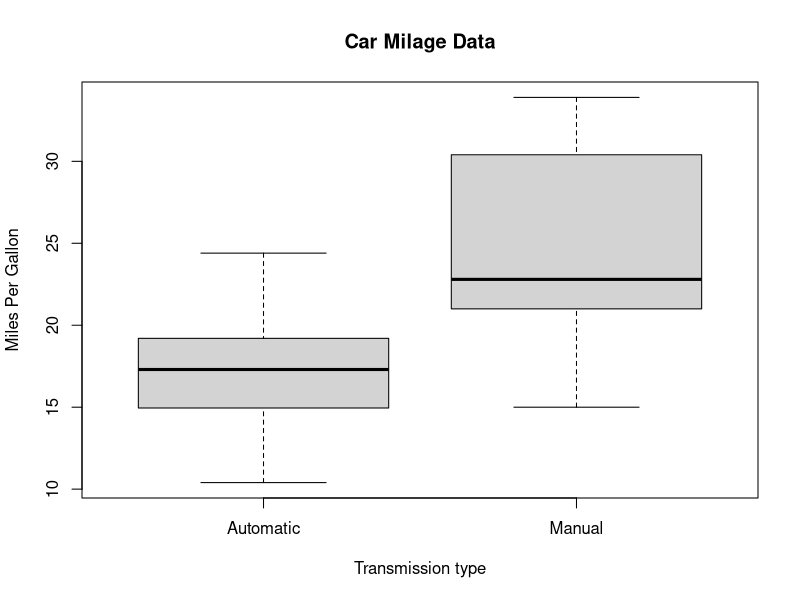
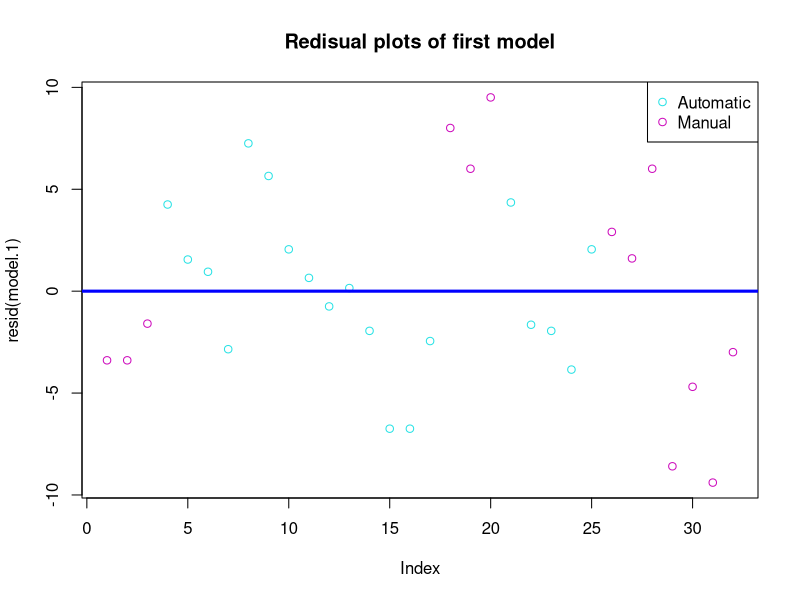
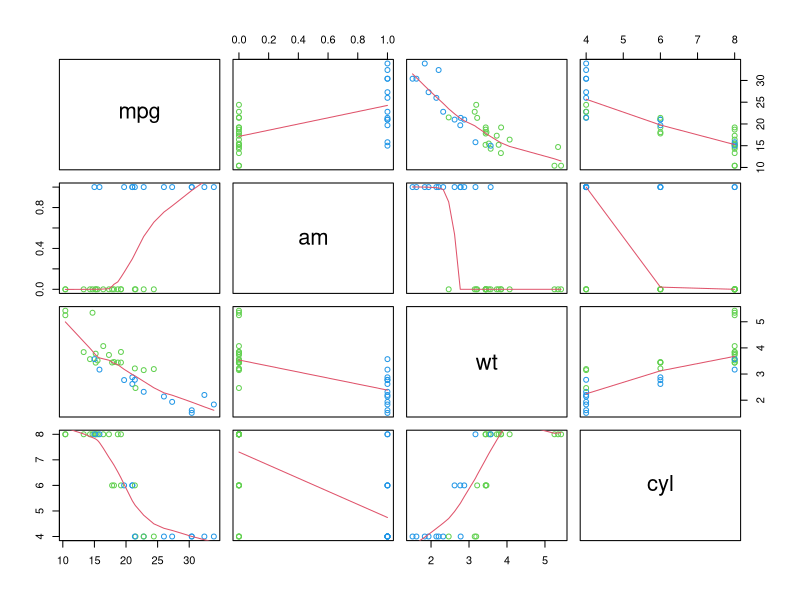

Here is the R script that generated these plots, in order:
## ---- chunk 1
library(knitr)
opts_chunk$set(dev = 'pdf', dpi = 92)
## ---- chunk 2
data(mtcars)
## ---- chunk 3
mtcars <- transform(mtcars, transmission = factor(mtcars$am,
                                                     levels = c(0,1),
                                                     labels = c("Automatic", "Manual")))
## ---- chunk 4
model.1 <- lm(mpg~transmission, data=mtcars)
## ---- chunk 5
model.1.summary <- summary(model.1)
## ---- chunk 6
model.2 <- lm(mpg ~ transmission + factor(cyl), mtcars)
## ---- chunk 7
model.2.summary <- summary(model.2)
## ---- chunk 8
model.3 <- lm(mpg ~ transmission + wt, mtcars)
model.3.summary <- summary(model.3)
## ---- chunk 9
model.3 <- lm(mpg ~ transmission + wt, mtcars)
## ---- chunk 10
model.3.summary <- summary(model.3)
## ---- chunk 11
pvalue.1vs2 <- anova(model.1, model.2)[[6]][2]
pvalue.1vs3 <- anova(model.1, model.3)[[6]][2]
## ---- chunk 12
head(mtcars)
## ---- chunk 13
boxplot(mpg~transmission,data=mtcars, main="Car Milage Data",
   xlab="Transmission type", ylab="Miles Per Gallon") 
## ---- chunk 14
grouptest <- t.test(mtcars$mpg[mtcars$am == 0], mtcars$mpg[mtcars$am == 1])
## ---- chunk 15
plot(resid(model.1), col = 5+ mtcars$am, main="Redisual plots of first model")
abline(0,0, col="blue", lw="3")
legend("topright",legend=c("Automatic", "Manual"), col=5 + c(0,1), pch=1)
## ---- chunk 16
pairs(mtcars[,c("mpg", "am", "wt", "cyl")], panel = panel.smooth, col=3+mtcars$am)
## ---- chunk 17
model.1.summary
model.2.summary
model.3.summary
